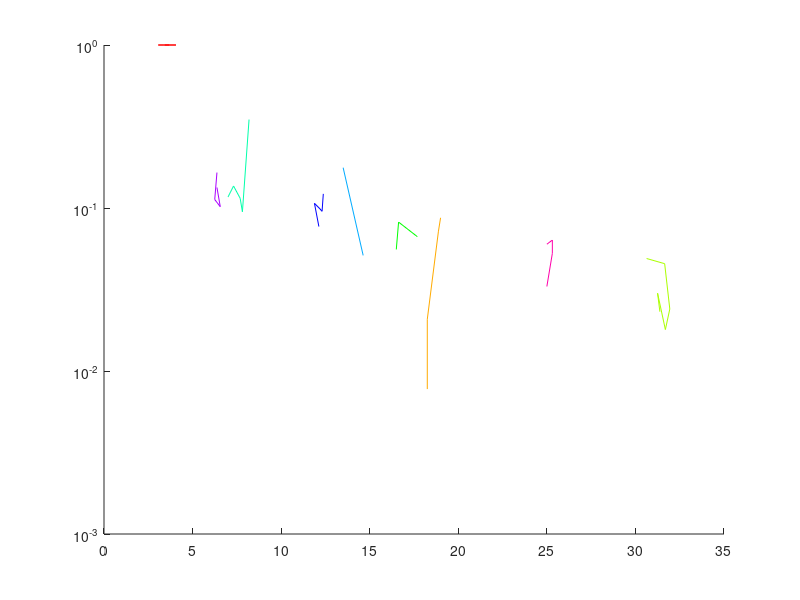

Write MATLAB code to recreate this figure.
for Pt = 1; % Position of antenna
    Rf = 1; % Reflection point
    Pow(Pt, Rf)     = 1;
    Time(Pt, Rf)    = 3.688;

    Rf = 2;
    Pow(Pt, Rf)     = 0.007747;
    Time(Pt, Rf)    = 18.25;

    Rf = 3;
    Pow(Pt, Rf)     = 0.02311;
    Time(Pt, Rf)    = 31.38;

    Rf = 4;
    Pow(Pt, Rf)     = 0.06669;
    Time(Pt, Rf)    = 17.69;

    Rf = 5;
    Pow(Pt, Rf)     = 0.1168;
    Time(Pt, Rf)    = 7;

    Rf = 6;
    Pow(Pt, Rf)     = NaN;
    Time(Pt, Rf)    = NaN;

    Rf = 7;
    Pow(Pt, Rf)     = 0.1221;
    Time(Pt, Rf)    = 12.38;

    Rf = 8;
    Pow(Pt, Rf)     = NaN;
    Time(Pt, Rf)    = NaN;

    Rf = 9;
    Pow(Pt, Rf)     = NaN;
    Time(Pt, Rf)    = NaN;
end
    
for Pt = 2; % Position of antenna
    Rf = 1; % Reflection point
    Pow(Pt, Rf)     = 1;
    Time(Pt, Rf)    = 3.063;

    Rf = 2;
    Pow(Pt, Rf)     = 0.02076;
    Time(Pt, Rf)    = 18.25;

    Rf = 3;
    Pow(Pt, Rf)     = 0.03;
    Time(Pt, Rf)    = 31.25;

    Rf = 4;
    Pow(Pt, Rf)     = NaN;
    Time(Pt, Rf)    = NaN;

    Rf = 5;
    Pow(Pt, Rf)     = 0.1365;
    Time(Pt, Rf)    = 7.313;

    Rf = 6;
    Pow(Pt, Rf)     = 0.1768;
    Time(Pt, Rf)    = 13.5;

    Rf = 7;
    Pow(Pt, Rf)     = 0.09542;
    Time(Pt, Rf)    = 12.31;

    Rf = 8;
    Pow(Pt, Rf)     = NaN;
    Time(Pt, Rf)    = NaN;

    Rf = 9;
    Pow(Pt, Rf)     = 0.05995;
    Time(Pt, Rf)    = 25;
end

for Pt = 3; % Position of antenna
    Rf = 1; % Reflection point
    Pow(Pt, Rf)     = 1;
    Time(Pt, Rf)    = 3.376;

    Rf = 2;
    Pow(Pt, Rf)     = NaN;
    Time(Pt, Rf)    = NaN;

    Rf = 3;
    Pow(Pt, Rf)     = 0.01795;
    Time(Pt, Rf)    = 31.69;

    Rf = 4;
    Pow(Pt, Rf)     = 0.08194;
    Time(Pt, Rf)    = 16.63;

    Rf = 5;
    Pow(Pt, Rf)     = 0.1146;
    Time(Pt, Rf)    = 7.688;

    Rf = 6;
    Pow(Pt, Rf)     = NaN;
    Time(Pt, Rf)    = NaN;

    Rf = 7;
    Pow(Pt, Rf)     = 0.09886;
    Time(Pt, Rf)    = 12.19;

    Rf = 8;
    Pow(Pt, Rf)     = 0.1336;
    Time(Pt, Rf)    = 6.376;

    Rf = 9;
    Pow(Pt, Rf)     = NaN;
    Time(Pt, Rf)    = NaN;
end

for Pt = 4; % Position of antenna
    Rf = 1; % Reflection point
    Pow(Pt, Rf)     = 1;
    Time(Pt, Rf)    = 3.688;

    Rf = 2;
    Pow(Pt, Rf)     = 0.07211;
    Time(Pt, Rf)    = 18.88;

    Rf = 3;
    Pow(Pt, Rf)     = 0.024;
    Time(Pt, Rf)    = 31.94;

    Rf = 4;
    Pow(Pt, Rf)     = 0.05568;
    Time(Pt, Rf)    = 16.5;

    Rf = 5;
    Pow(Pt, Rf)     = 0.09476;
    Time(Pt, Rf)    = 7.813;

    Rf = 6;
    Pow(Pt, Rf)     = 0.05119;
    Time(Pt, Rf)    = 14.63;

    Rf = 7;
    Pow(Pt, Rf)     = 0.1068;
    Time(Pt, Rf)    = 11.88;

    Rf = 8;
    Pow(Pt, Rf)     = 0.1019;
    Time(Pt, Rf)    = 6.563;

    Rf = 9;
    Pow(Pt, Rf)     = 0.06356;
    Time(Pt, Rf)    = 25.31;
end

for Pt = 5; % Position of antenna
    Rf = 1; % Reflection point
    Pow(Pt, Rf)     = 1;
    Time(Pt, Rf)    = 4.063;

    Rf = 2;
    Pow(Pt, Rf)     = 0.0871;
    Time(Pt, Rf)    = 19;

    Rf = 3;
    Pow(Pt, Rf)     = 0.04554;
    Time(Pt, Rf)    = 31.65;

    Rf = 4;
    Pow(Pt, Rf)     = NaN;
    Time(Pt, Rf)    = NaN;

    Rf = 5;
    Pow(Pt, Rf)     = NaN;
    Time(Pt, Rf)    = NaN;

    Rf = 6;
    Pow(Pt, Rf)     = NaN;
    Time(Pt, Rf)    = NaN;

    Rf = 7;
    Pow(Pt, Rf)     = NaN;
    Time(Pt, Rf)    = NaN;

    Rf = 8;
    Pow(Pt, Rf)     = 0.1127;
    Time(Pt, Rf)    = 6.251;

    Rf = 9;
    Pow(Pt, Rf)     = 0.0527;
    Time(Pt, Rf)    = 25.31;
end

for Pt = 6; % Position of antenna
    Rf = 1; % Reflection point
    Pow(Pt, Rf)     = NaN;
    Time(Pt, Rf)    = NaN;

    Rf = 2;
    Pow(Pt, Rf)     = NaN;
    Time(Pt, Rf)    = NaN;

    Rf = 3;
    Pow(Pt, Rf)     = NaN;
    Time(Pt, Rf)    = NaN;

    Rf = 4;
    Pow(Pt, Rf)     = NaN;
    Time(Pt, Rf)    = NaN;

    Rf = 5;
    Pow(Pt, Rf)     = NaN;
    Time(Pt, Rf)    = NaN;

    Rf = 6;
    Pow(Pt, Rf)     = NaN;
    Time(Pt, Rf)    = NaN;

    Rf = 7;
    Pow(Pt, Rf)     = NaN;
    Time(Pt, Rf)    = NaN;

    Rf = 8;
    Pow(Pt, Rf)     = NaN;
    Time(Pt, Rf)    = NaN;

    Rf = 9;
    Pow(Pt, Rf)     = NaN;
    Time(Pt, Rf)    = NaN;
end

for Pt = 7; % Position of antenna
    Rf = 1; % Reflection point
    Pow(Pt, Rf)     = NaN;
    Time(Pt, Rf)    = NaN;

    Rf = 2;
    Pow(Pt, Rf)     = NaN;
    Time(Pt, Rf)    = NaN;

    Rf = 3;
    Pow(Pt, Rf)     = NaN;
    Time(Pt, Rf)    = NaN;

    Rf = 4;
    Pow(Pt, Rf)     = NaN;
    Time(Pt, Rf)    = NaN;

    Rf = 5;
    Pow(Pt, Rf)     = NaN;
    Time(Pt, Rf)    = NaN;

    Rf = 6;
    Pow(Pt, Rf)     = NaN;
    Time(Pt, Rf)    = NaN;

    Rf = 7;
    Pow(Pt, Rf)     = NaN;
    Time(Pt, Rf)    = NaN;

    Rf = 8;
    Pow(Pt, Rf)     = NaN;
    Time(Pt, Rf)    = NaN;

    Rf = 9;
    Pow(Pt, Rf)     = NaN;
    Time(Pt, Rf)    = NaN;
end

for Pt = 8; % Position of antenna
    Rf = 1; % Reflection point
    Pow(Pt, Rf)     = NaN;
    Time(Pt, Rf)    = NaN;

    Rf = 2;
    Pow(Pt, Rf)     = NaN;
    Time(Pt, Rf)    = NaN;

    Rf = 3;
    Pow(Pt, Rf)     = NaN;
    Time(Pt, Rf)    = NaN;

    Rf = 4;
    Pow(Pt, Rf)     = NaN;
    Time(Pt, Rf)    = NaN;

    Rf = 5;
    Pow(Pt, Rf)     = NaN;
    Time(Pt, Rf)    = NaN;

    Rf = 6;
    Pow(Pt, Rf)     = NaN;
    Time(Pt, Rf)    = NaN;

    Rf = 7;
    Pow(Pt, Rf)     = NaN;
    Time(Pt, Rf)    = NaN;

    Rf = 8;
    Pow(Pt, Rf)     = NaN;
    Time(Pt, Rf)    = NaN;

    Rf = 9;
    Pow(Pt, Rf)     = NaN;
    Time(Pt, Rf)    = NaN;
end

for Pt = 9; % Position of antenna
    Rf = 1; % Reflection point
    Pow(Pt, Rf)     = 1;
    Time(Pt, Rf)    = 3.438;

    Rf = 2;
    Pow(Pt, Rf)     = NaN;
    Time(Pt, Rf)    = NaN;

    Rf = 3;
    Pow(Pt, Rf)     = 0.049;
    Time(Pt, Rf)    = 30.63;

    Rf = 4;
    Pow(Pt, Rf)     = NaN;
    Time(Pt, Rf)    = NaN;

    Rf = 5;
    Pow(Pt, Rf)     = 0.3489;
    Time(Pt, Rf)    = 8.188;

    Rf = 6;
    Pow(Pt, Rf)     = NaN;
    Time(Pt, Rf)    = NaN;

    Rf = 7;
    Pow(Pt, Rf)     = 0.07696;
    Time(Pt, Rf)    = 12.13;

    Rf = 8;
    Pow(Pt, Rf)     = 0.165;
    Time(Pt, Rf)    = 6.376;

    Rf = 9;
    Pow(Pt, Rf)     = 0.033;
    Time(Pt, Rf)    = 25;
end
%%
cmap = hsv(9);
for a = 1:9
    for b = 1:9
        if isnan(Time(a, b))
            if a > 1
                Time(a, b) = Time(a-1, b);
                Pow(a, b) = Pow(a-1, b);
            else
            end
        end
    end
end
%%
for a = 1:9
    hold on
    plot(Time(:,a), Pow(:,a), 'color', cmap(a,:));
    hold off
    set(gca, 'YScale', 'log');
end
